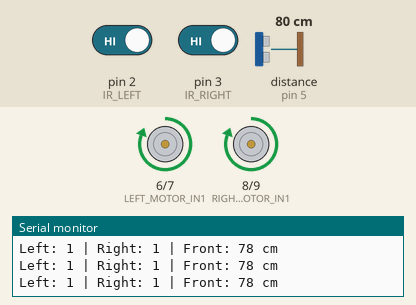
A sketch run on a simulated Arduino Uno, built with avr-gcc and run on an emulated ATmega328P. Parts: motor-driver pin pairs drawn as motors (green arrow = first pin HIGH = forward, orange = second pin HIGH = backward, longer = more drive), the last lines printed to the serial monitor. Wiring (inferred from the names in the program): ultrasonic range finder: trigger pin 4; echo pin 5. Inputs (shaded band) come from the test bench; at power-on: distance to the obstacle (sensor on pin 5) 80 cm, pin 2 (IR_LEFT) HIGH, pin 3 (IR_RIGHT) HIGH. The echo pulse lasts 58.3 µs per cm.

Above: at 1.2 s.
1.3 s: distance to the obstacle (sensor on pin 5) set to 29 cm
4.3 s: distance to the obstacle (sensor on pin 5) set to 23 cm
At 4.7 s:
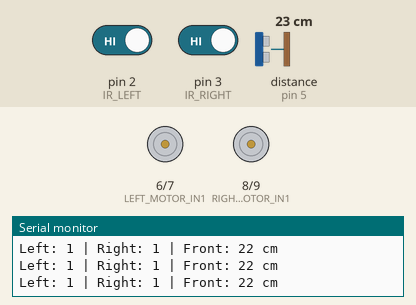
5.8 s: pin 2 (IR_LEFT) driven LOW
At 6.01 s:
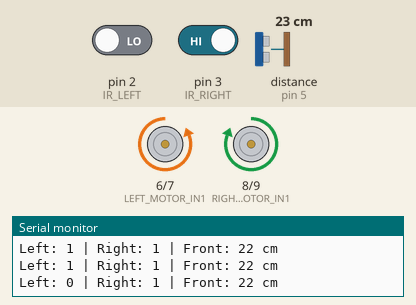
8.8 s: pin 2 (IR_LEFT) driven HIGH
At 10.0 s:
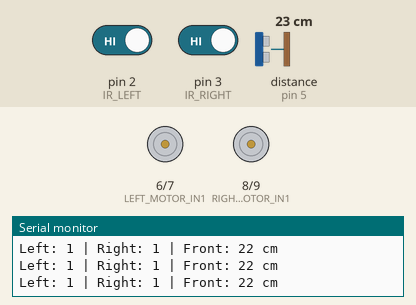
10.4 s: pin 3 (IR_RIGHT) driven LOW
At 10.6 s:
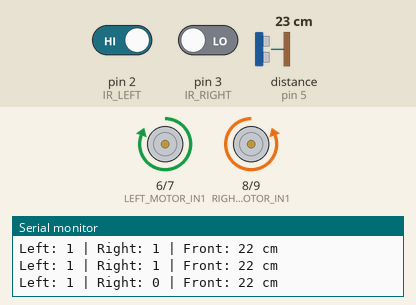
13.4 s: pin 3 (IR_RIGHT) driven HIGH
At 14.1 s:
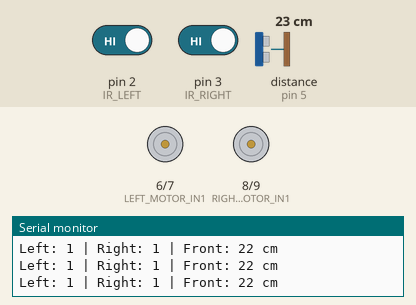
Timing chart, 0 to 16.0 s (numbered marks = the images above; inputs shaded):
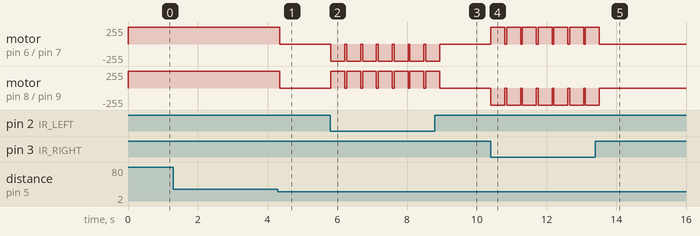

The sketch:

MazeSolver.ino
```cpp
// ==========================================
// Maze Solver Robot
// Arduino Uno + IR Sensors + Ultrasonic
// L298N Motor Driver + 2 DC Motors
// ==========================================


// ------------------------------------------
// IR Sensors
// ------------------------------------------

#define IR_LEFT 2
#define IR_RIGHT 3


// ------------------------------------------
// Ultrasonic Sensor
// ------------------------------------------

#define TRIG_PIN 4
#define ECHO_PIN 5


// ------------------------------------------
// L298N Motor Driver
// ------------------------------------------

#define LEFT_MOTOR_IN1 6
#define LEFT_MOTOR_IN2 7

#define RIGHT_MOTOR_IN1 8
#define RIGHT_MOTOR_IN2 9


// ------------------------------------------
// Configuration
// ------------------------------------------

#define FRONT_CLEAR_DISTANCE 25


// ==========================================
// SETUP
// ==========================================

void setup() {

    Serial.begin(9600);

    pinMode(IR_LEFT, INPUT);
    pinMode(IR_RIGHT, INPUT);

    pinMode(TRIG_PIN, OUTPUT);
    pinMode(ECHO_PIN, INPUT);

    pinMode(LEFT_MOTOR_IN1, OUTPUT);
    pinMode(LEFT_MOTOR_IN2, OUTPUT);

    pinMode(RIGHT_MOTOR_IN1, OUTPUT);
    pinMode(RIGHT_MOTOR_IN2, OUTPUT);

    stopRobot();

    Serial.println("Maze Solver Started");
}


// ==========================================
// ULTRASONIC SENSOR
// ==========================================

long getDistance() {

    digitalWrite(TRIG_PIN, LOW);
    delayMicroseconds(2);

    digitalWrite(TRIG_PIN, HIGH);
    delayMicroseconds(10);

    digitalWrite(TRIG_PIN, LOW);

    long duration = pulseIn(ECHO_PIN, HIGH);

    long distance = duration * 0.034 / 2;

    return distance;
}


// ==========================================
// IR SENSOR READING
// ==========================================

int readLeftSensor() {

    return digitalRead(IR_LEFT);
}


int readRightSensor() {

    return digitalRead(IR_RIGHT);
}


// ==========================================
// MOTOR CONTROL
// ==========================================

void moveForward() {

    digitalWrite(LEFT_MOTOR_IN1, HIGH);
    digitalWrite(LEFT_MOTOR_IN2, LOW);

    digitalWrite(RIGHT_MOTOR_IN1, HIGH);
    digitalWrite(RIGHT_MOTOR_IN2, LOW);
}


void stopRobot() {

    digitalWrite(LEFT_MOTOR_IN1, LOW);
    digitalWrite(LEFT_MOTOR_IN2, LOW);

    digitalWrite(RIGHT_MOTOR_IN1, LOW);
    digitalWrite(RIGHT_MOTOR_IN2, LOW);
}


void turnLeft() {

    digitalWrite(LEFT_MOTOR_IN1, LOW);
    digitalWrite(LEFT_MOTOR_IN2, HIGH);

    digitalWrite(RIGHT_MOTOR_IN1, HIGH);
    digitalWrite(RIGHT_MOTOR_IN2, LOW);

    delay(400);

    stopRobot();
}


void turnRight() {

    digitalWrite(LEFT_MOTOR_IN1, HIGH);
    digitalWrite(LEFT_MOTOR_IN2, LOW);

    digitalWrite(RIGHT_MOTOR_IN1, LOW);
    digitalWrite(RIGHT_MOTOR_IN2, HIGH);

    delay(400);

    stopRobot();
}


// ==========================================
// SENSOR DEBUGGING
// ==========================================

void printSensors(
    int left,
    int right,
    long distance
) {

    Serial.print("Left: ");
    Serial.print(left);

    Serial.print(" | Right: ");
    Serial.print(right);

    Serial.print(" | Front: ");
    Serial.print(distance);

    Serial.println(" cm");
}


// ==========================================
// NAVIGATION LOGIC
// ==========================================

String decideMovement(
    int leftSensor,
    int rightSensor,
    long frontDistance
) {

    bool frontClear =
        frontDistance > FRONT_CLEAR_DISTANCE;


    if (frontClear) {

        return "FORWARD";
    }


    if (!frontClear && leftSensor == LOW) {

        return "LEFT";
    }


    if (!frontClear && rightSensor == LOW) {

        return "RIGHT";
    }


    return "STOP";
}


// ==========================================
// MOVEMENT EXECUTION
// ==========================================

void executeMovement(String command) {

    if (command == "FORWARD") {

        moveForward();
    }

    else if (command == "LEFT") {

        turnLeft();
    }

    else if (command == "RIGHT") {

        turnRight();
    }

    else {

        stopRobot();
    }
}


// ==========================================
// MAIN LOOP
// ==========================================

void loop() {

    // Read sensors
    int leftSensor = readLeftSensor();

    int rightSensor = readRightSensor();

    long frontDistance = getDistance();


    // Print sensor values
    printSensors(
        leftSensor,
        rightSensor,
        frontDistance
    );


    // Decide movement
    String command = decideMovement(
        leftSensor,
        rightSensor,
        frontDistance
    );


    // Execute movement
    executeMovement(command);


    delay(50);
}
```

Measured:
- the behaviour switches between 27 and 26 cm on distance to the obstacle (sensor on pin 5) (found by bisection; images 0 and 1)
- after the input at 4.3 s, motor on pin 6 (LEFT_MOTOR_IN1) / pin 7 (LEFT_MOTOR_IN2), motor on pin 8 (RIGHT_MOTOR_IN1) / pin 9 (RIGHT_MOTOR_IN2): forward 255/255 → stopped after 0.05 s
- after the input at 5.8 s, motor on pin 6 (LEFT_MOTOR_IN1) / pin 7 (LEFT_MOTOR_IN2): alternates backward 255/255 for 0.40 s and stopped for 0.05 s, starting at once; motor on pin 8 (RIGHT_MOTOR_IN1) / pin 9 (RIGHT_MOTOR_IN2): alternates forward 255/255 for 0.40 s and stopped for 0.05 s, starting at once
- after the input at 8.8 s, motor on pin 6 (LEFT_MOTOR_IN1) / pin 7 (LEFT_MOTOR_IN2), motor on pin 8 (RIGHT_MOTOR_IN1) / pin 9 (RIGHT_MOTOR_IN2): goes on until 8.9 s, then stays stopped
- after the input at 10.4 s, motor on pin 6 (LEFT_MOTOR_IN1) / pin 7 (LEFT_MOTOR_IN2): alternates forward 255/255 for 0.40 s and stopped for 0.05 s, starting at once; motor on pin 8 (RIGHT_MOTOR_IN1) / pin 9 (RIGHT_MOTOR_IN2): alternates backward 255/255 for 0.40 s and stopped for 0.05 s, starting at once
- after the input at 13.4 s, motor on pin 6 (LEFT_MOTOR_IN1) / pin 7 (LEFT_MOTOR_IN2), motor on pin 8 (RIGHT_MOTOR_IN1) / pin 9 (RIGHT_MOTOR_IN2): goes on until 13.5 s, then stays stopped
